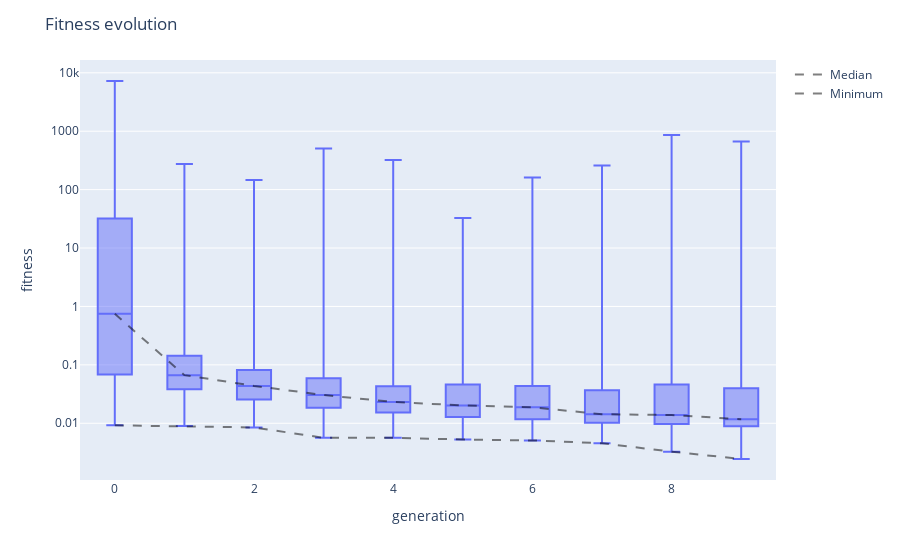

Here is the notebook cell this chart was saved with:
### Code cell
viewer.fitness_evolution()

### Figure 1 — Plotly figure (JSON) as saved in the notebook; plotly's stock layout.template omitted (floating-point values rounded to 4 significant figures; data arrays with more than 128 entries replaced by an {"elided": "..."} marker saying what was removed)
{"data": [{"alignmentgroup": "True", "boxpoints": false, "hovertemplate": "generation=%{x}<br>fitness=%{y}<extra></extra>", "legendgroup": "", "marker": {"color": "#636efa"}, "name": "", "notched": false, "offsetgroup": "", "orientation": "v", "showlegend": false, "type": "box", "x": {"elided": "5000 int values"}, "x0": " ", "xaxis": "x", "y": {"elided": "5000 float values"}, "y0": " ", "yaxis": "y"}, {"line": {"color": "rgba(0,0,0,0.5)", "dash": "dash", "width": 2}, "mode": "lines", "name": "Median", "type": "scatter", "x": [0, 1, 2, 3, 4, 5, 6, 7, 8, 9], "y": [0.7464, 0.06665, 0.04364, 0.03043, 0.02315, 0.02016, 0.01879, 0.01427, 0.01385, 0.01173]}, {"line": {"color": "rgba(0,0,0,0.5)", "dash": "dash", "width": 2}, "mode": "lines", "name": "Minimum", "type": "scatter", "x": [0, 1, 2, 3, 4, 5, 6, 7, 8, 9], "y": [0.009214, 0.008963, 0.008481, 0.005643, 0.005643, 0.005276, 0.005083, 0.004554, 0.003268, 0.002445]}], "layout": {"boxmode": "group", "legend": {"tracegroupgap": 0}, "margin": {"t": 60}, "title": {"text": "Fitness evolution"}, "xaxis": {"anchor": "y", "domain": [0, 1], "title": {"text": "generation"}}, "yaxis": {"anchor": "x", "domain": [0, 1], "title": {"text": "fitness"}, "type": "log"}}}
